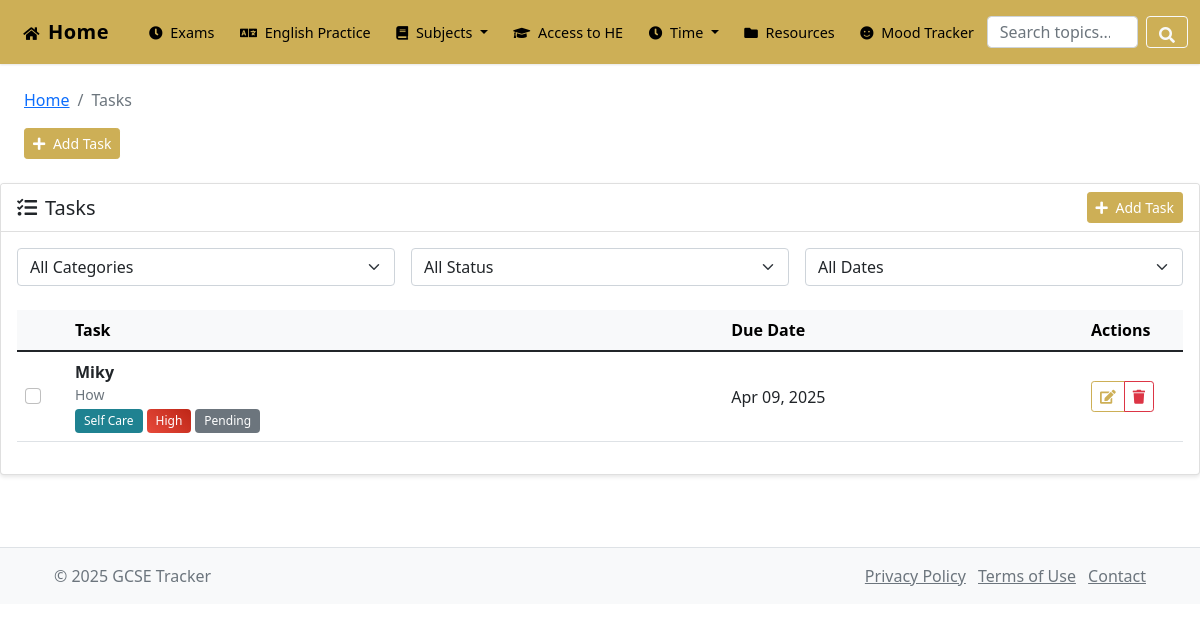
/pages/tasks.php, run on an earlier commit of the app's database.
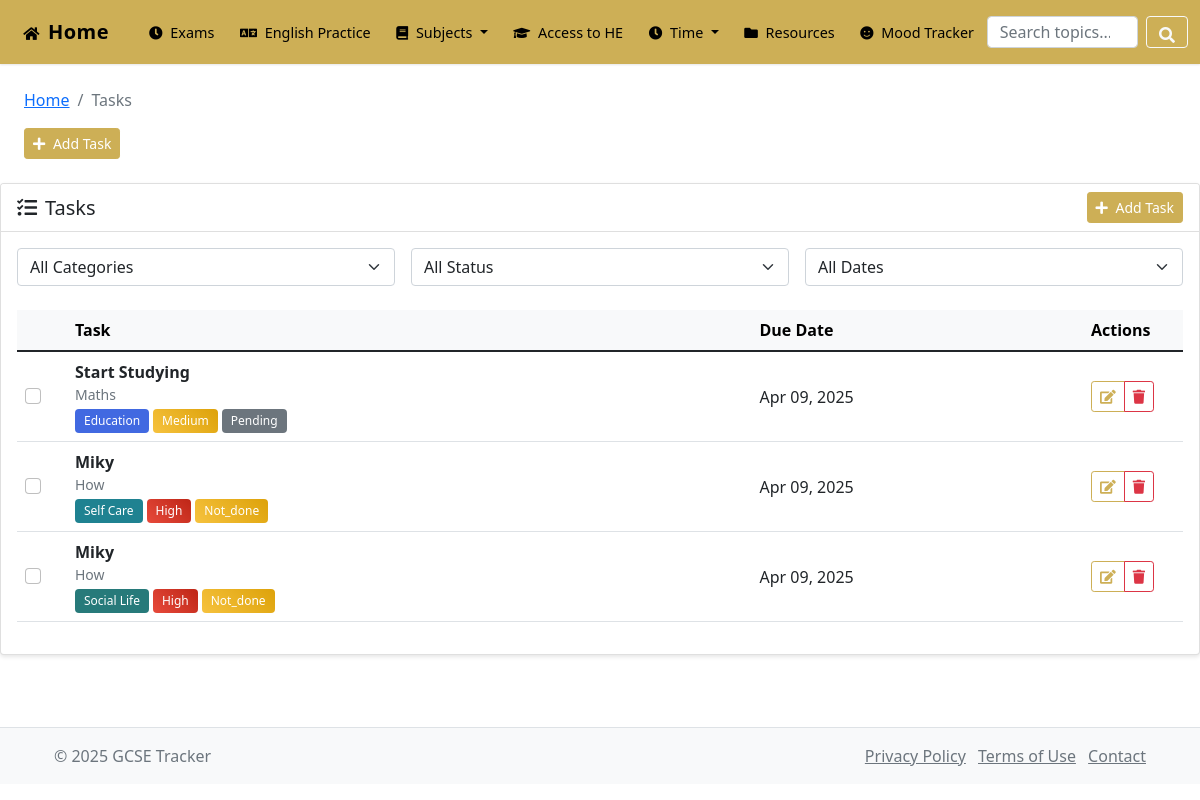
And on a later commit of the database.
### tables this page shows
CREATE TABLE `tasks` (
  `id` int(11) NOT NULL,
  `category_id` int(11) NOT NULL,
  `parent_task_id` int(11) DEFAULT NULL COMMENT 'For subtasks - references parent task',
  `title` varchar(255) NOT NULL,
  `description` text DEFAULT NULL,
  `task_type` enum('one-time','recurring') NOT NULL DEFAULT 'one-time',
  `priority` enum('low','medium','high') NOT NULL DEFAULT 'medium',
  `estimated_duration` int(11) DEFAULT 0 COMMENT 'Estimated duration in minutes',
  `due_date` date DEFAULT NULL,
  `due_time` time DEFAULT NULL,
  `status` enum('pending','in_progress','completed','not_done','snoozed') DEFAULT 'pending',
  `completion_percentage` decimal(5,2) DEFAULT 0.00,
  `is_active` tinyint(1) DEFAULT 1,
  `created_at` timestamp NOT NULL DEFAULT current_timestamp(),
  `updated_at` timestamp NOT NULL DEFAULT current_timestamp() ON UPDATE current_timestamp()
);

CREATE TABLE `task_categories` (
  `id` int(11) NOT NULL,
  `name` varchar(50) NOT NULL,
  `description` text DEFAULT NULL,
  `icon` varchar(50) DEFAULT 'fas fa-tasks' COMMENT 'Font Awesome icon class name',
  `color` varchar(7) DEFAULT '#6c757d',
  `display_order` int(11) DEFAULT 0,
  `is_active` tinyint(1) DEFAULT 1,
  `created_at` timestamp NOT NULL DEFAULT current_timestamp(),
  `updated_at` timestamp NOT NULL DEFAULT current_timestamp() ON UPDATE current_timestamp()
);

### pages/tasks.php (the view, shortened to what the changed rows need)
<?php
$breadcrumbs = [
    'Tasks' => null
];
require_once '../config/db_connect.php';
$tasks_query = "SELECT t.*, c.name as category_name, c.color as category_color
               FROM tasks t
               JOIN task_categories c ON t.category_id = c.id
               ORDER BY t.status ASC, t.due_date ASC, t.priority DESC";
$tasks_result = $conn->query($tasks_query);
include '../includes/header.php';
?>
<div class="card mb-4">
    <div class="card-body">
        <?php if ($tasks_result->num_rows > 0): ?>
            <div class="table-responsive">
                <table class="table table-hover align-middle" id="tasksTable">
                    <thead class="table-light">
                        <tr>
                            <th style="width: 50px;"></th>
                            <th>Task</th>
                            <th class="d-none d-md-table-cell">Due Date</th>
                            <th style="width: 100px;">Actions</th>
                        </tr>
                    </thead>
                    <tbody>
                        <?php
                        $tasks_result->data_seek(0);
                        while ($task = $tasks_result->fetch_assoc()):
                        ?>
                            <tr class="task-row <?php echo $task['status'] == 'completed' ? 'completed-task' : ''; ?>"
                                data-category="<?php echo $task['category_id']; ?>"
                                data-status="<?php echo $task['status']; ?>"
                                data-due-date="<?php echo $task['due_date']; ?>">
                                <td>
                                    <div class="form-check">
                                        <input class="form-check-input task-checkbox" type="checkbox" value="<?php echo $task['id']; ?>"
                                               <?php echo $task['status'] == 'completed' ? 'checked' : ''; ?>>
                                    </div>
                                </td>
                                <td>
                                    <div class="d-flex flex-column">
                                        <strong><?php echo htmlspecialchars($task['title']); ?></strong>
                                        <?php if ($task['description']): ?>
                                            <small class="text-muted"><?php echo htmlspecialchars($task['description']); ?></small>
                                        <?php endif; ?>
                                        <div class="d-flex flex-wrap gap-1 mt-1">
                                            <span class="badge" style="background-color: <?php echo htmlspecialchars($task['category_color']); ?>">
                                                <?php echo htmlspecialchars($task['category_name']); ?>
                                            </span>
                                            <span class="badge bg-<?php echo $task['priority'] == 'high' ? 'danger' : ($task['priority'] == 'medium' ? 'warning' : 'info'); ?>">
                                                <?php echo ucfirst($task['priority']); ?>
                                            </span>
                                            <span class="badge bg-<?php echo $task['status'] == 'completed' ? 'success' : ($task['status'] == 'pending' ? 'secondary' : 'warning'); ?>">
                                                <?php echo ucfirst($task['status']); ?>
                                            </span>
                                        </div>
                                    </div>
                                </td>
                                <td class="d-none d-md-table-cell">
                                    <?php echo $task['due_date'] ? date('M d, Y', strtotime($task['due_date'])) : '-'; ?>
                                </td>
                                <td>
                                    <div class="btn-group btn-group-sm">
                                        <button type="button" class="btn btn-outline-primary edit-task" data-task-id="<?php echo $task['id']; ?>">
                                            <i class="fas fa-edit"></i>
                                        </button>
                                        <button type="button" class="btn btn-outline-danger delete-task" data-task-id="<?php echo $task['id']; ?>">
                                            <i class="fas fa-trash"></i>
                                        </button>
                                    </div>
                                </td>
                            </tr>
                        <?php endwhile; ?>
                    </tbody>
                </table>
            </div>
        <?php endif; ?>
    </div>
</div>
<?php
include '../includes/footer.php';
?>

### includes/header.php (shortened to what the changed rows need)
<!DOCTYPE html>
<html lang="en">
<head>
    <link href="https://cdn.jsdelivr.net/npm/bootstrap@5.3.0-alpha1/dist/css/bootstrap.min.css" rel="stylesheet">
    <link rel="stylesheet" href="https://cdnjs.cloudflare.com/ajax/libs/font-awesome/6.0.0/css/all.min.css">
    <link rel="stylesheet" href="/assets/css/main.css">
    <link rel="stylesheet" href="/assets/css/responsive.css">
    <link href="https://cdn.jsdelivr.net/npm/flatpickr/dist/flatpickr.min.css" rel="stylesheet">
    <link href="/assets/css/reports.css" rel="stylesheet">
    <link href="/assets/css/style.css" rel="stylesheet">
    <link href="https://cdn.jsdelivr.net/npm/bootstrap@5.1.3/dist/css/bootstrap.min.css" rel="stylesheet">
    <link href="https://cdnjs.cloudflare.com/ajax/libs/font-awesome/5.15.4/css/all.min.css" rel="stylesheet">
</head>
<body>
    <div class="wrapper">
        <div class="container-fluid mt-4">
            <?php if (isset($breadcrumbs)): ?>
            <nav aria-label="breadcrumb">
                <ol class="breadcrumb">
                    <li class="breadcrumb-item"><a href="/index.php">Home</a></li>
                    <?php foreach ($breadcrumbs as $label => $url): ?>
                        <?php if ($url): ?>
                            <li class="breadcrumb-item"><a href="<?php echo $url; ?>"><?php echo $label; ?></a></li>
                        <?php else: ?>
                            <li class="breadcrumb-item active" aria-current="page"><?php echo $label; ?></li>
                        <?php endif; ?>
                    <?php endforeach; ?>
                </ol>
            </nav>
            <?php endif; ?>
        </div>
    </div>
</body>
</html>

What changed in the data, as far as the page shows it:
added tasks: title "Start Studying", description "Maths", task_categories.name "Education", priority "Medium", status "Pending", due_date "Apr 09, 2025"
now on one of the page's lists (row edited): tasks: title "Miky", description "How", task_categories.name "Social Life", priority "High", status "Not_done", due_date "Apr 09, 2025"
changed tasks "Miky": status "Pending" → "Not_done"
